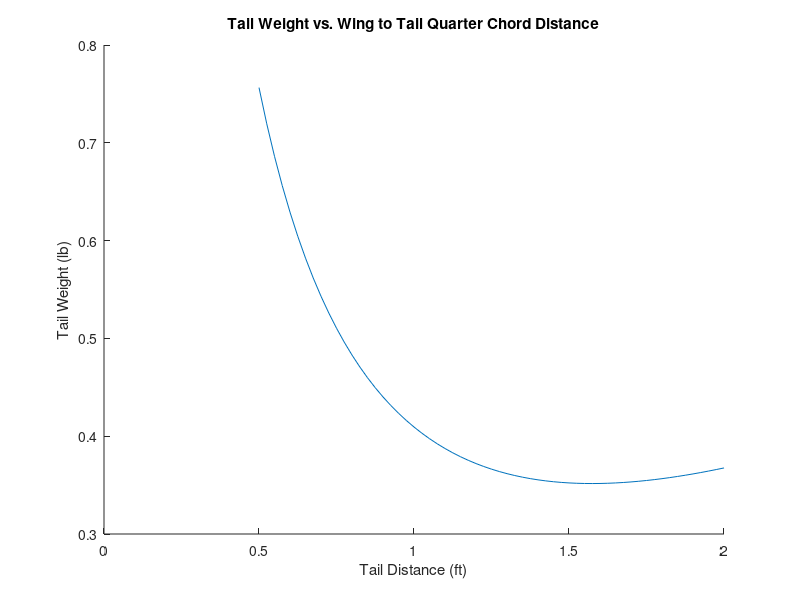

Here is the MATLAB script that generated this plot:
function tailoptimizer
min_H = 1000; % min S_HT
min_V = 1000; % min S_VT
min_W = 1000; % min W
x0 = [3.5, min_H, min_V, min_W];
[x1]=fsolve(@tailfun, x0);
x = x1(1);
min_H = x1(2);
min_V = x1(3);
min_W = x1(4);
l_t=x;
disp(l_t);
hold on
n = 1;
x = 0.5:0.025:2;
for i = x
    %disp(i)
    %disp(min_H)
    disp(min_W)
    %disp(min_V)
    input = [i, min_H, min_V, min_W];
    [y(n), min_H, min_V, min_W] = tailfun(input);
    n = n+1;
end
plot(x,y);
title('Tail Weight vs. Wing to Tail Quarter Chord Distance');
xlabel('Tail Distance (ft)');
ylabel('Tail Weight (lb)');
disp(['S_HT min: ', num2str(min_H)])
disp(['S_VT min: ', num2str(min_V)])
disp(['W min: ', num2str(min_W)])
end

function [W, min_H, min_V, min_W] = tailfun(input)
x = input(1);
min_H = input(2);
min_V = input(3);
min_W = input(4);
b = 5; % wingspan
S_ref = 5.25; % surface area of wing
mac = 1.05; % mean aerodynamic chord
OD = 0.75/12; % OD of the boom
ID = OD - (2*0.075/12); % ID of the boom
rho_CF = 124.855; % density of carbon fiber
W_boom = ((OD^2)-(ID^2))*(x-0.75*mac-(4.29/12))*rho_CF; % weight of boom
C_HT = 0.5; %0.8
C_VT = 0.05; %0.07
S_HT=C_HT*mac*S_ref/x; % surface area of horizontal tail
S_VT=C_VT*b*S_ref/x; % surface area of vertical tail
S_T=S_HT+S_VT;
T_HT = 0.3/12; % thickness of horizontal tail
T_VT = 0.3/12; % thickness of vertical tail
rho_balsa = 8.55013; %lb per cubic inch
W_tail= 0.5*rho_balsa*((S_HT*T_HT)+(S_VT*T_VT)) % change
W=W_tail+W_boom;
if W < min_W
    min_H = S_HT;
    min_V = S_VT;
    min_W = W;
end
end